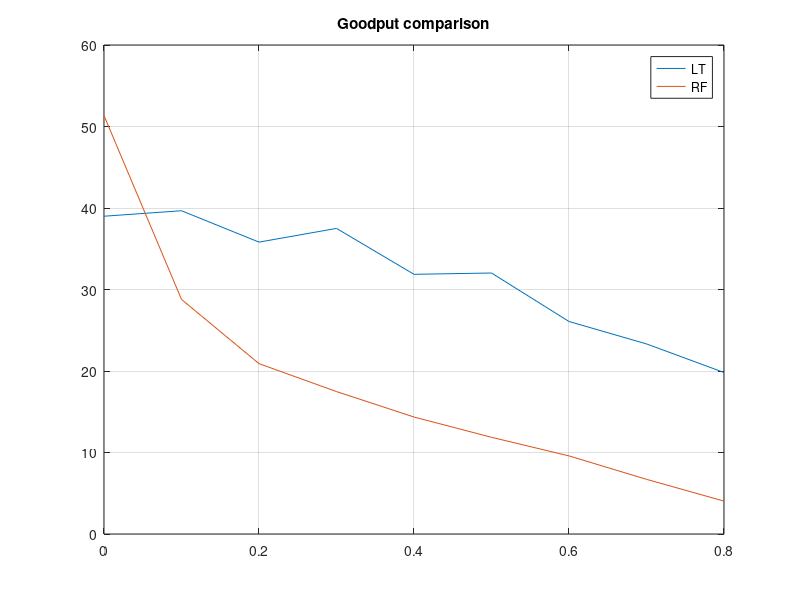
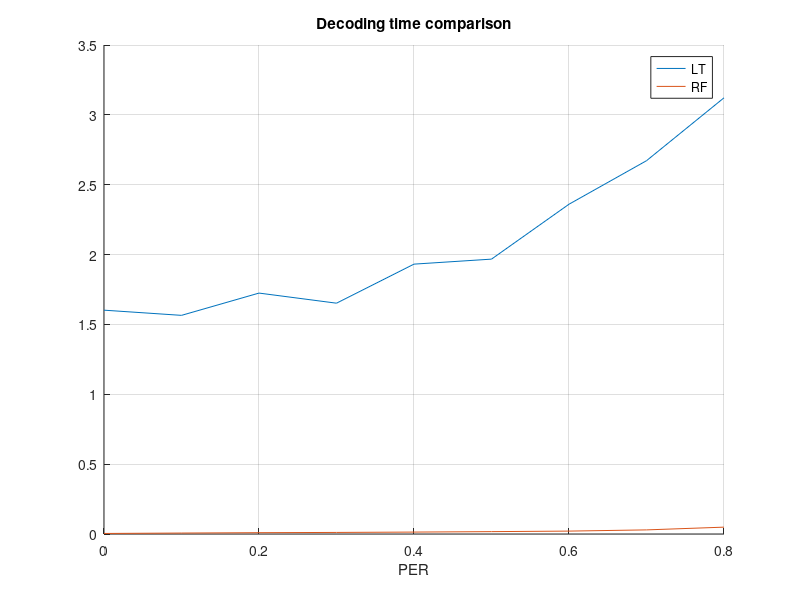
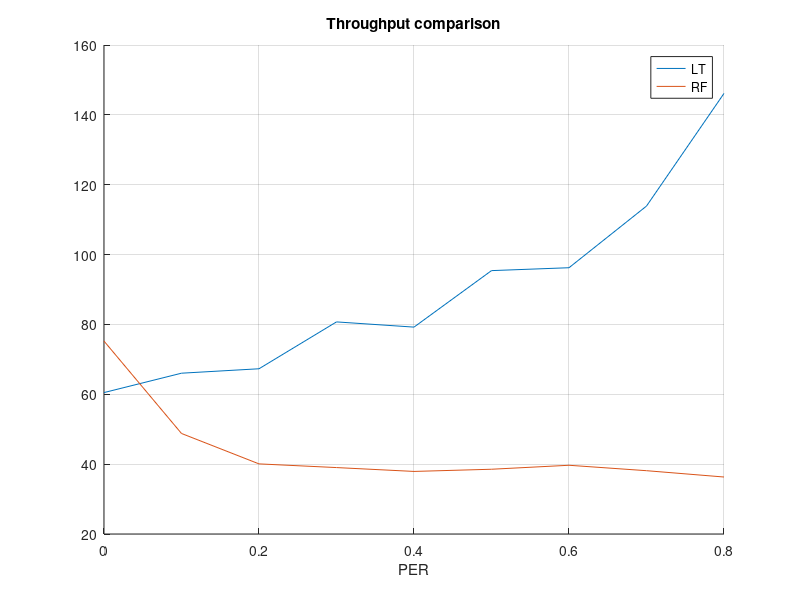
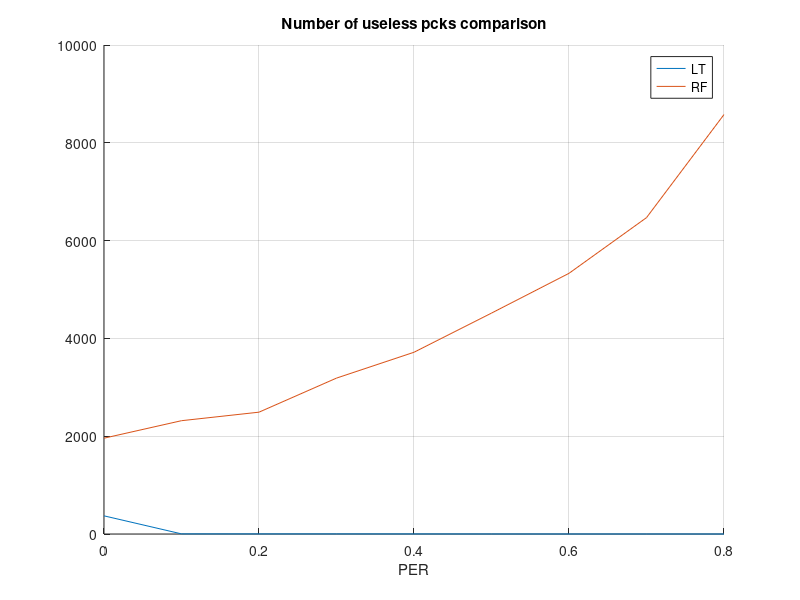

Here is the MATLAB script that generated these plots, in order:
clear all;
close all hidden;
%% Random fountain RX
%%dectime	rxtime	totrxpck droppck	rxpck	uselesspck PER_est PER
data_RF_rx=importdata('./data/data_RF_rx.txt',' ');
PERs=[0 0.1 0.2 0.3 0.4 0.5 0.6 0.7 0.8];
for i=1:length(PERs)
    data_PER=[];
    data_PER=data_RF_rx(find(data_RF_rx(:,8)==PERs(i)),:);
    dectime_RF(i)=mean(data_PER(:,1));
    rxtime_RF(i)=mean(data_PER(:,2));
    totrxpck_RF(i)=mean(data_PER(:,3));
    droppck_RF(i)=mean(data_PER(:,4));
    rxpck_RF(i)=mean(data_PER(:,5));
    uselesspck_RF(i)=mean(data_PER(:,6));
    PER_estimate_RF(i)=mean(data_PER(:,7));
end

% figure();
% plot(PERs,droppck_RF);
% title('Number of packets dropped');
% hold all;
% grid on;
% figure();
% hold all;
% plot(PERs,rxtime_RF);
% title('Time to receive the file');
% grid on;
% figure();
% hold all;
% plot(PERs,dectime_RF);
% title('Time to decode the file');
% grid on;
% figure();
% hold all;
% plot(PERs,uselesspck_RF);
% title('Number of packets correctly received but useless');
% grid on;

%% Random fountain TX
%sent infile time goodput throughput	PER_estimate PER
data_RF_tx=importdata('./data/data_RF_tx.txt',' ');
PERs=[0 0.1 0.2 0.3 0.4 0.5 0.6 0.7 0.8];
for i=1:length(PERs)
    data_PER=[];
    data_PER=data_RF_tx(find(data_RF_tx(:,7)==PERs(i)),:);
    sent_RF(i)=mean(data_PER(:,1));
    time_RF(i)=mean(data_PER(:,3));
    goodput_RF(i)=mean(data_PER(:,4));
    throughput_RF(i)=mean(data_PER(:,5));
    PER_estimate_RF(i)=mean(data_PER(:,6));
end

% figure();
% plot(PERs,sent_RF);
% title('Number of packets sent');
% hold all;
% grid on;
% figure();
% hold all;
% plot(PERs,time_RF);
% title('Time to send all packets');
% grid on;
% figure();
% hold all;
% plot(PERs,throughput_RF);
% grid on;
% hold all;
% plot(PERs,goodput_RF);
% grid on;
% title('Throughput and goodput');
% legend('throughput','goodput')

%% LT RX
%%dectime	rxtime	totrxpck droppck	rxpck	uselesspck PER_estimate PER
data_LT_rx=importdata('./data/data_LT_rx.txt',' ');
PERs=[0 0.1 0.2 0.3 0.4 0.5 0.6 0.7 0.8];
for i=1:length(PERs)
    data_PER=[];
    data_PER=data_LT_rx(find(data_LT_rx(:,8)==PERs(i)),:);
    dectime_LT(i)=mean(data_PER(:,1));
    rxtime_LT(i)=mean(data_PER(:,2));
    totrxpck_LT(i)=mean(data_PER(:,3));
    droppck_LT(i)=mean(data_PER(:,4));
    rxpck_LT(i)=mean(data_PER(:,5));
    uselesspck_LT(i)=mean(data_PER(:,6));
    PER_estimate_LT(i)=mean(data_PER(:,7));
end

% figure();
% plot(PERs,droppck_LT);
% title('Number of packets dropped');
% hold all;
% grid on;
% figure();
% hold all;
% plot(PERs,rxtime_LT);
% title('Time to receive the file');
% grid on;
% figure();
% hold all;
% plot(PERs,dectime_LT);
% title('Time to decode the file');
% grid on;
% figure();
% hold all;
% plot(PERs,uselesspck_LT);
% title('Number of packets correctly received but useless');
% grid on;

%% LT TX
%sent infile time goodput throughput	PER_estimate PER
data_LT_tx=importdata('./data/data_LT_tx.txt',' ');
PERs=[0 0.1 0.2 0.3 0.4 0.5 0.6 0.7 0.8];
for i=1:length(PERs)
    data_PER=[];
    data_PER=data_LT_tx(find(data_LT_tx(:,7)==PERs(i)),:);
    sent_LT(i)=mean(data_PER(:,1));
    time_LT(i)=mean(data_PER(:,3));
    goodput_LT(i)=mean(data_PER(:,4));
    throughput_LT(i)=mean(data_PER(:,5));
    PER_estimate_LT(i)=mean(data_PER(:,6));
end

% figure();
% plot(PERs,sent_LT);
% title('Number of packets sent');
% hold all;
% grid on;
% figure();
% hold all;
% plot(PERs,time_LT);
% title('Time to send all packets');
% grid on;
% figure();
% hold all;
% plot(PERs,throughput_LT);
% grid on;
% hold all;
% plot(PERs,goodput_LT);
% grid on;
% title('Throughput and goodput');
% legend('throughput','goodput')

%% Comparison RF LT
figure();
plot(PERs,goodput_LT);
hold all;
plot(PERs,goodput_RF);
grid on
title('Goodput comparison')
legend('LT','RF')
figure();
hold all;
plot(PERs,dectime_LT);
plot(PERs,dectime_RF);
grid on
title('Decoding time comparison')
xlabel('PER')
legend('LT','RF')
figure();
hold all;
plot(PERs,throughput_LT);
plot(PERs,throughput_RF);
grid on
title('Throughput comparison')
xlabel('PER')
legend('LT','RF')
figure();
hold all;
plot(PERs,uselesspck_LT);
plot(PERs,uselesspck_RF);
grid on
title('Number of useless pcks comparison')
xlabel('PER')
legend('LT','RF')
figure();
hold all;
plot(PERs,rxtime_LT);
plot(PERs,rxtime_RF);
grid on
title('Time to receive comparison')
xlabel('PER')
legend('LT','RF')